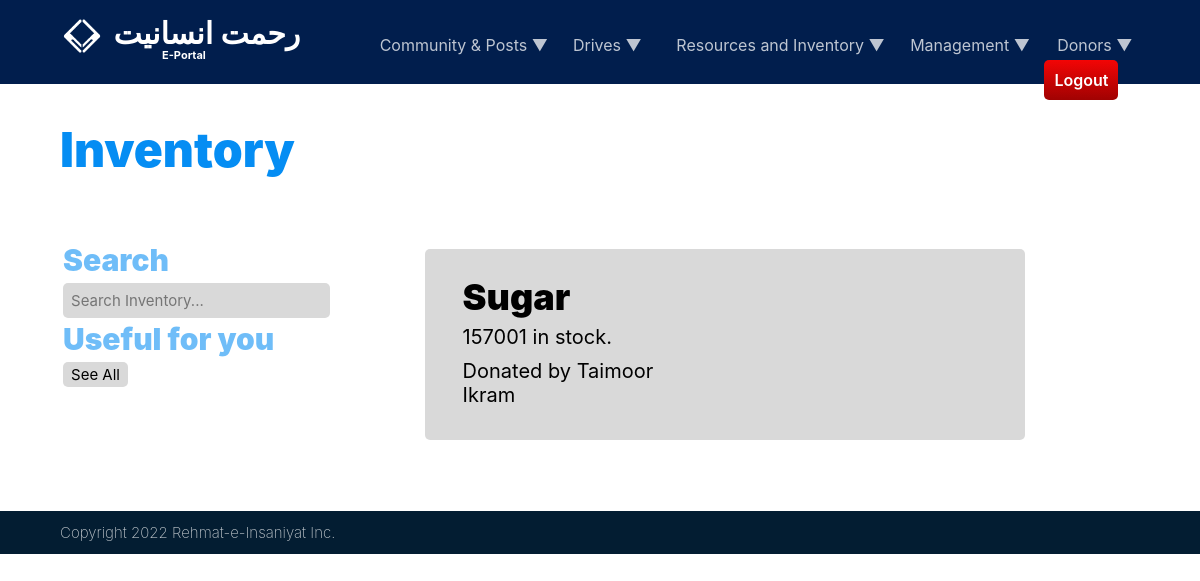
Page /employees/inventory/ (signed in) on the committed database.
### employees/models.py (models this page shows, shortened)
class Inventory(models.Model):
    item_name = models.CharField(max_length=100)
    item_count = models.IntegerField()
    price_per_item = models.FloatField()
    donation = models.ForeignKey(Donation, on_delete=models.SET_NULL, null=True)
    class Meta:
        ordering = ["-id"]

class Donation(models.Model):
    donor = models.ForeignKey(Donor, on_delete=models.SET_NULL, null=True)
    amount = models.FloatField()
    department = models.ForeignKey(Department, on_delete=models.SET_NULL, null=True, blank=True)
    drive = models.ForeignKey(Drive, on_delete=models.SET_NULL, null=True, blank=True)
    date = models.DateTimeField(auto_now_add=True)
    used = models.FloatField(default=0)
    class Meta:
        ordering = ["-id"]

class Donor(models.Model):
    first_name = models.CharField(max_length=30)
    last_name = models.CharField(max_length=30)
    email = models.EmailField()
    phone_no = models.CharField(max_length=30, unique=True)
    class Meta:
        ordering = ["-id"]

### employees/views.py (the view)
# urls.py: path('inventory/', views.inventory, name='inventory'),
@login_required(login_url='login')
def inventory(request):
    if request.GET.get('q') != None:
        q = request.GET.get('q')
    else:
        q = ''
    items = Inventory.objects.filter(
        Q(item_name__icontains=q)
        )
    context = {
        'items': items,
    }
    return render(request, 'employees/inventory.html', context)

### employees/templates/employees/inventory.html (shortened to what this page needs)
{% extends 'main.html' %}
{% block content %}
<div class="pg_head_container">
    <element class="pg_head">Inventory</element>
</div>
<table id="pg_divider" style="margin: 5%; width:90%">
    <tr>
        <td width=30% style="vertical-align: top; padding-right: 5%;">
            <element class="subhead">Search</element>
            <form method="GET" action="{% url 'inventory' %}">
                <input class="usr_rect" type="search" name="q" placeholder="Search Inventory...">
            </form>
            <element class="subhead">Useful for you</element>
            <a href="{% url 'inventory' %}"><button class="pst_filter">See All</button></a>
          </td>
          <td width="70%">
            {% for item in items %}
            <table class="pst_container" style="width: 80%; margin-left: 5%;">
              <tr>
                  <td width="75%">
                      <element class="pst_title" id="pst_title">
                        {{ item.item_name }}
                      </element>
                  </td>
              </tr>
              <tr>
                  <td>
                      <element class="pst_txt" id="pst_txt">{{ item.item_count }} in stock.</element>
                      <element class="pst_txt">Donated by {{ item.donation.donor.first_name }} {{ item.donation.donor.last_name }}</element>
                    </td>
                    {% if request.user.is_authenticated %}
                    <td style="vertical-align: top;">
                    </td>
                    <td style="vertical-align: top;">
                    </td>
                    {% endif %}
              </tr>
            </table>
            {% endfor %}
        </td>
    </tr>
  </table>
{% endblock content %}

### static/css/page_header.css (style rules this page uses)
.pg_head_container { width: 30%; margin-left: 5%; font-size: 20px; position: relative; vertical-align: middle; }
.pg_head { margin-top: 10%; display: block; color: #058DF3; font-family: 'Inter Black'; font-size: 48px; }

### static/css/extra_txtfx.css (style rules this page uses)
.subhead { position: relative; color: #058cf393; top: 0%; padding-bottom: 1%; font-family: "Inter Black"; display: block; opacity: 100%; font-weight: bolder; font-size: 30px; }

### static/css/post.css (style rules this page uses)
.pst_container { padding: 3%; margin-top: 1%; width: 100%; display: block; background-color: rgb(180, 180, 180, 0.5); border-radius: 5px; margin-bottom: 1%; }
.pst_title { padding-left: 5%; position: relative; display: block; font-family: 'Inter Black'; font-size: 36px; width: 70%; }
.pst_txt { width: 90%; padding-left: 5%; padding-bottom: 3%; margin-top: 1%; position: relative; display: block; font-family: 'Inter'; font-size: 20px; }
.pst_filter { font-size: 15px; font-family: 'Inter'; padding: 1%; padding-left: 3%; padding-right: 3%; margin-top: 1%; margin-bottom: 1%; border: 0px; border-radius: 5px; background-color: #D9D9D9; display: inline-block; color: rgba(0, 0, 0, 1); width: fit-content; }

### static/css/user_fields.css (style rules this page uses)
.usr_rect { width: 100%; font-size: 15px; font-family: 'Inter'; padding: 3%; margin-top: 1%; margin-bottom: 1%; border: 0px; border-radius: 5px; background-color: #D9D9D9; color: rgba(0, 0, 0, 0.50); height: fit-content; }

### rows in the picture
Inventory: item_name "Sugar", item_count "157001", donation.donor.first_name "Taimoor", donation.donor.last_name "Ikram"
